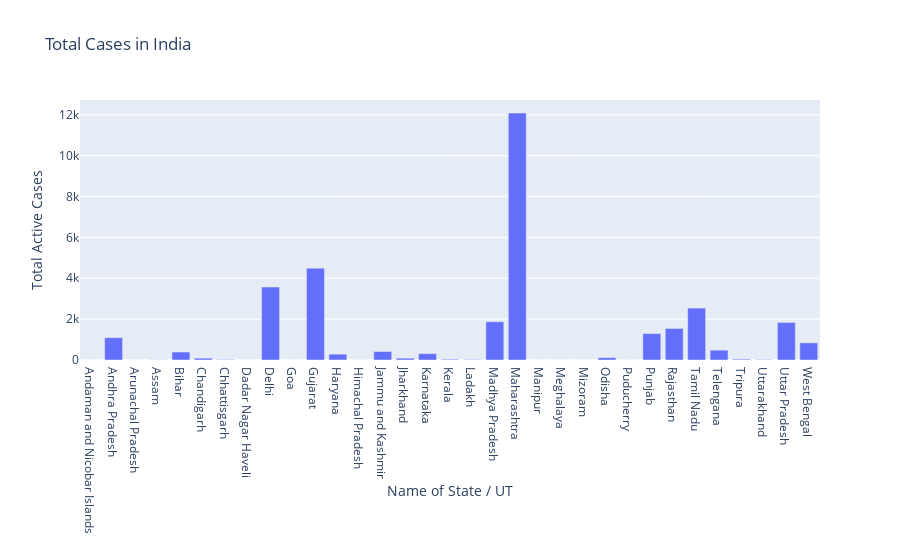

The cell this chart's notebook holds for it:
### Code cell
#plotly using Object orinted
fig=go.Figure()
fig.add_trace(go.Bar(x=df['Name Of State/UT'],y=df['total Active cases']))
fig.update_layout(title='Total Cases in India',xaxis=dict(title='Name of State / UT'),yaxis=dict(title='Total Active Cases'))

### Figure 1 — Plotly figure (JSON) as saved in the notebook; plotly's stock layout.template omitted (floating-point values rounded to 4 significant figures)
{"data": [{"type": "bar", "x": ["Andaman and Nicobar Islands", "Andhra Pradesh", "Arunachal Pradesh", "Assam", "Bihar", "Chandigarh", "Chhattisgarh", "Dadar Nagar Haveli", "Delhi", "Goa", "Gujarat", "Haryana", "Himachal Pradesh", "Jammu and Kashmir", "Jharkhand", "Karnataka", "Kerala", "Ladakh", "Madhya Pradesh", "Maharashtra", "Manipur", "Meghalaya", "Mizoram", "Odisha", "Puducherry", "Punjab", "Rajasthan", "Tamil Nadu", "Telengana", "Tripura", "Uttarakhand", "Uttar Pradesh", "West Bengal"], "y": [1, 1092, 0, 10, 390, 89, 23, 1, 3572, 0, 4496, 286, 2, 413, 89, 311, 36, 24, 1873, 12089, 0, 1, 1, 114, 3, 1293, 1544, 2540, 482, 41, 21, 1837, 840]}], "layout": {"title": {"text": "Total Cases in India"}, "xaxis": {"title": {"text": "Name of State / UT"}}, "yaxis": {"title": {"text": "Total Active Cases"}}}}
